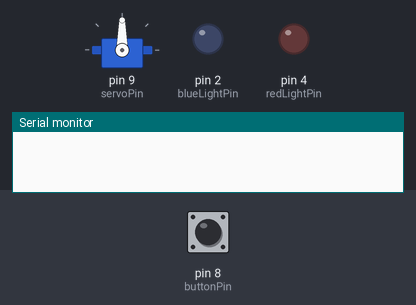
The sketch below on a simulated Arduino Uno, built with avr-gcc and run on an emulated ATmega328P. Shown: servo, output pins drawn as LEDs (lit = HIGH), the last lines printed to the serial monitor. The test bench sets the inputs (shaded band); at power-on: pin 8 (buttonPin) LOW.

Above: at 1.2 s.
1.3 s: pin 8 (buttonPin) pulled HIGH for 0.15 s
At 2.3 s:
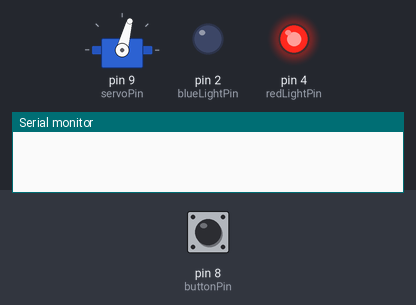
At 8.1 s:
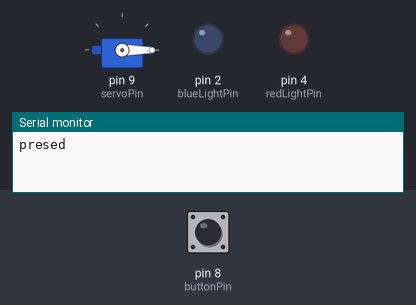
Timing chart, 0 to 9.6 s (numbered marks = the images above; inputs shaded):
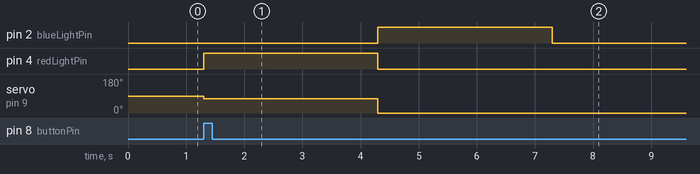

Measured:
- after the input at 1.3 s, pin 2 (blueLightPin): LOW → HIGH after 3.0 s, → LOW 3.0 s later; pin 4 (redLightPin): LOW → HIGH at once, → LOW 3.0 s later; servo on pin 9 (servoPin): 90° → 75° at once, → 0° 3.0 s later

The sketch:

first-lightup.ino
```cpp
#include <Servo.h>

Servo servoMotor;
int initialPosition = 0;      // Initial position (0 degrees)
int targetPosition = 75;      // Target position (30 degrees)
int delayTime = 3000;        // Delay time in milliseconds (30 seconds)
int buttonPin = 8;            // Push button pin
int buttonState = 0;          // Current button state
int previousButtonState = 0;  // Previous button state
int redLightPin = 4;
int blueLightPin = 2;
int servoPin = 9;
int redLightState = 0;

void setup() {
  servoMotor.attach(servoPin);
  pinMode(buttonPin, INPUT);
  pinMode(redLightPin, OUTPUT);
  pinMode(blueLightPin, OUTPUT);
  Serial.begin(9600);
}

void loop() {
  // Check button state
  buttonState = digitalRead(buttonPin);

  // Run servo motor code only when the button is pressed
  if (buttonState == HIGH && previousButtonState == LOW) {
    // Move to target position
    digitalWrite(redLightPin, HIGH);


    servoMotor.write(targetPosition);
    delay(delayTime);
    digitalWrite(redLightPin, LOW);
    // Move back to initial position
    digitalWrite(blueLightPin, HIGH);

    servoMotor.write(initialPosition);
    delay(delayTime);
    digitalWrite(blueLightPin, LOW);
  }

  delay(100);

  if (buttonState == HIGH) {
    Serial.println("presed");
  }

  previousButtonState = buttonState;

}
```
